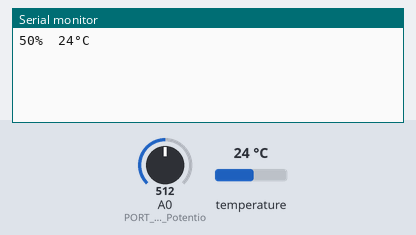
This sketch was run on a simulated Arduino Uno, built with avr-gcc and run on an emulated ATmega328P. Shown: the last lines printed to the serial monitor. The test bench sets the inputs (shaded band); at power-on: temperature 24 °C, A0 (PORT_IN_Potentio) = 512.

Above: at 2.0 s.
2.1 s: temperature set to 12 °C
At 2.5 s:
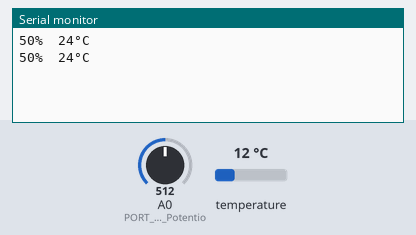
3.8 s: A0 (PORT_IN_Potentio) set to 716
At 5.3 s:
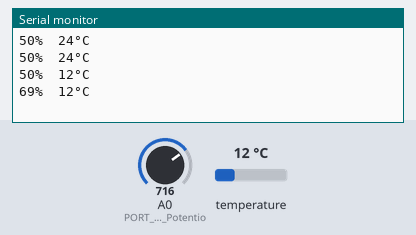
5.5 s: temperature set to 19 °C
At 6.4 s:
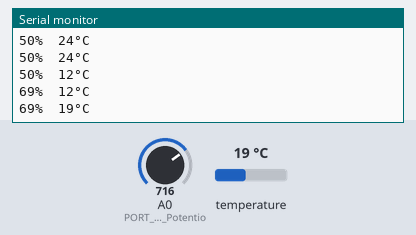
7.2 s: A0 (PORT_IN_Potentio) set to 900
At 7.2 s:
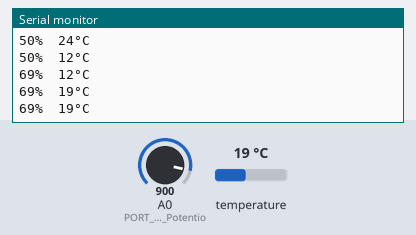
Timing chart, 0 to 9.9 s (numbered marks = the images above; inputs shaded):
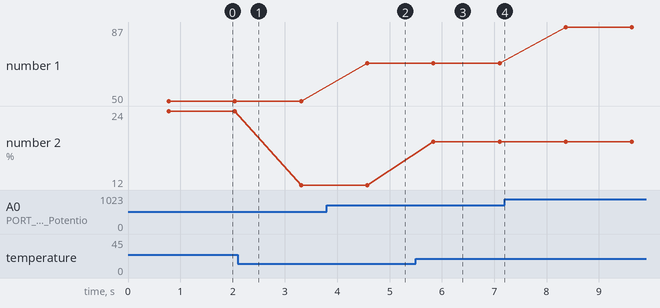

Measured:
- after the input at 3.8 s, the serial monitor: prints a new line after 0.77 s (image 2)
- after the input at 5.5 s, the serial monitor: prints a new line after 0.34 s (image 3)
- plotted number 1: 50 → 69 after the input at 3.8 s, 69 → 87 after the input at 7.2 s
- plotted number 2: 24 → 12 after the input at 2.1 s, 12 → 19 after the input at 5.5 s

The sketch:

potentiometer-temperature.ino
```cpp
#include <DallasTemperature.h>
#include <OneWire.h>

/*
Robotale Potentiometer Sample Sketch

http://henrysbench.capnfatz.com/henrys-bench/arduino-sensors-and-input/robotale-slide-potentiometer-arduino-tutorial/
*/

const int PORT_IN_Potentio = A0;

#define ONE_WIRE_BUS 24

OneWire oneWire(ONE_WIRE_BUS);

DallasTemperature sensors(&oneWire);

void setup(){
  Serial.begin(115200);

  pinMode(PORT_IN_Potentio, INPUT);

  sensors.begin();

}

void loop(){
  int percentage = analogRead(PORT_IN_Potentio) / 1024.0 * 100.0;

  sensors.requestTemperatures();

  int temperature = sensors.getTempCByIndex(0);

  Serial.print(percentage);
  Serial.print("%");

  Serial.print("\t");

  Serial.print(temperature);
  Serial.print("°C");

  Serial.println();

  delay(500);   // 0.5 sec so your display doesnt't scroll too fast
}
```
